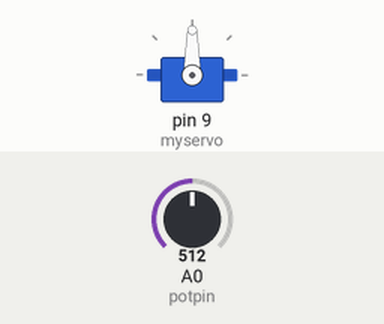
This sketch was run on a simulated Arduino Uno, built with avr-gcc and run on an emulated ATmega328P. On the bench: servo. Inputs (shaded band) come from the test bench; at power-on: A0 (potpin) = 512.

Above: at 1.2 s.
1.3 s: A0 (potpin) set to 716
At 1.8 s:
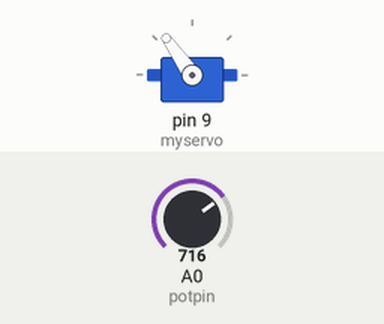
2.8 s: A0 (potpin) set to 900
At 3.8 s:
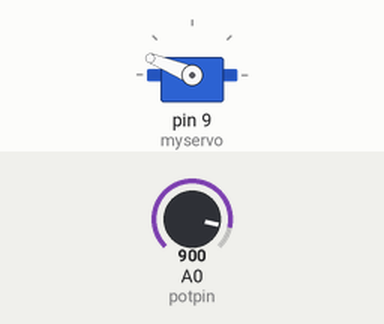
4.3 s: A0 (potpin) set to 1023
At 5.3 s:
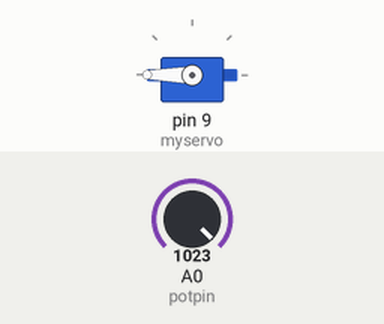
5.8 s: A0 (potpin) set to 306
At 6.1 s:
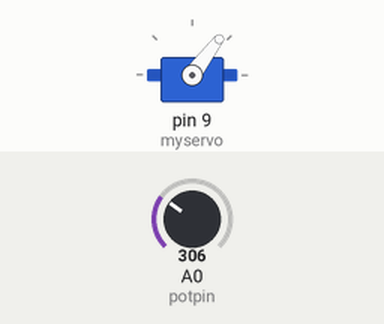
7.3 s: A0 (potpin) set to 122
At 8.7 s:
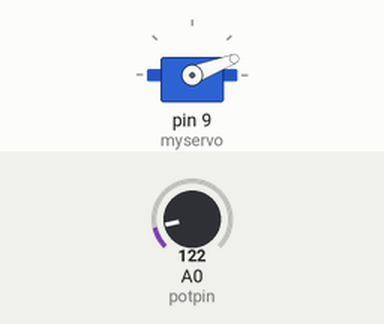
Timing chart, 0 to 9.8 s (numbered marks = the images above; inputs shaded):
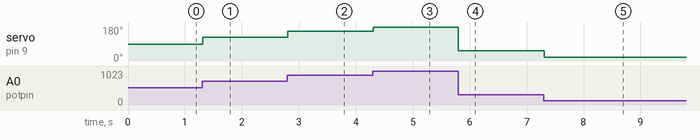

Measured:
- after the input at 1.3 s, servo on pin 9 (myservo): 90° → 125° at once
- after the input at 2.8 s, servo on pin 9 (myservo): 125° → 158° at once
- after the input at 4.3 s, servo on pin 9 (myservo): 158° → 180° at once
- after the input at 5.8 s, servo on pin 9 (myservo): 180° → 53° at once
- after the input at 7.3 s, servo on pin 9 (myservo): 53° → 21° at once

The sketch:

pot_servo_kontrol.ino
```cpp
#include <Servo.h>

Servo myservo;

int potpin = A0;
int aci;

void setup() {
  myservo.attach(9);
}

void loop() {
  aci = analogRead(potpin);
  aci = map(aci, 0, 1023, 0, 180);
  myservo.write(aci);
  delay(15);
}
```
